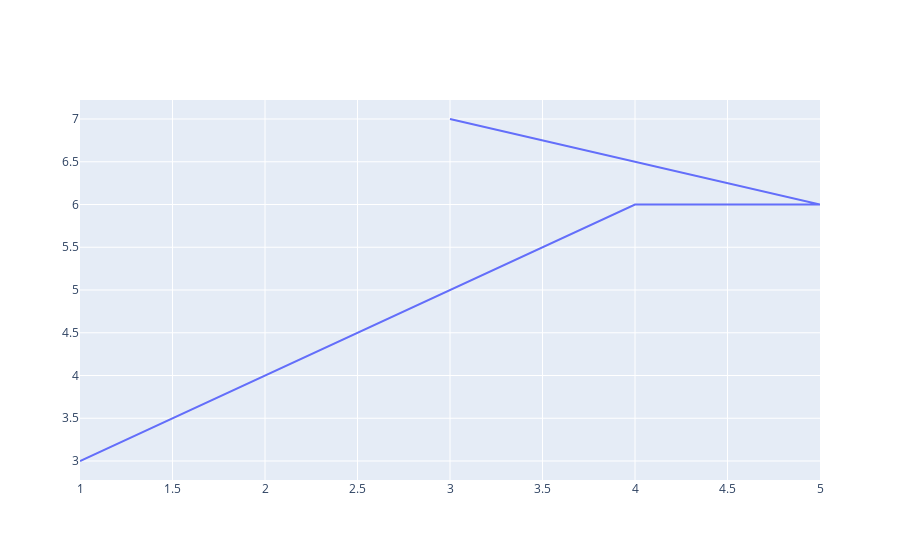

Notebook code cell kept with this figure:
### Code cell
fig=go.Figure()
fig.add_trace(go.Scatter(x=[1,2,3,4,5,3],y=[3,4,5,6,6,7],mode='lines'))

### Figure 1 — Plotly figure (JSON) as saved in the notebook; plotly's stock layout.template omitted (floating-point values rounded to 4 significant figures)
{"data": [{"mode": "lines", "type": "scatter", "x": [1, 2, 3, 4, 5, 3], "y": [3, 4, 5, 6, 6, 7]}], "layout": {}}
